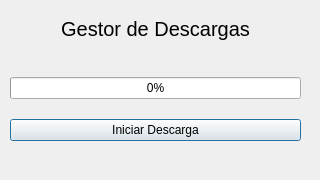
<?xml version="1.0" encoding="UTF-8"?>
<ui version="4.0">
 <class>GestorDescargas</class>
 <widget class="QDialog" name="GestorDescargas">
  <property name="geometry">
   <rect>
    <x>0</x>
    <y>0</y>
    <width>320</width>
    <height>180</height>
   </rect>
  </property>
  <property name="minimumSize">
   <size>
    <width>320</width>
    <height>180</height>
   </size>
  </property>
  <property name="maximumSize">
   <size>
    <width>320</width>
    <height>180</height>
   </size>
  </property>
  <property name="windowTitle">
   <string>Gestor de Descargas</string>
  </property>
  <widget class="QWidget" name="verticalLayoutWidget">
   <property name="geometry">
    <rect>
     <x>0</x>
     <y>0</y>
     <width>311</width>
     <height>141</height>
    </rect>
   </property>
   <layout class="QVBoxLayout" name="lay_ver_principal" stretch="1,4,1">
    <property name="spacing">
     <number>20</number>
    </property>
    <property name="leftMargin">
     <number>10</number>
    </property>
    <property name="rightMargin">
     <number>10</number>
    </property>
    <item>
     <widget class="QLabel" name="lbl_titulo">
      <property name="font">
       <font>
        <pointsize>15</pointsize>
       </font>
      </property>
      <property name="text">
       <string>Gestor de Descargas</string>
      </property>
      <property name="alignment">
       <set>Qt::AlignCenter</set>
      </property>
     </widget>
    </item>
    <item>
     <widget class="QProgressBar" name="pbr_descargas">
      <property name="value">
       <number>0</number>
      </property>
     </widget>
    </item>
    <item>
     <widget class="QPushButton" name="btn_iniciar_descargas">
      <property name="text">
       <string>Iniciar Descarga</string>
      </property>
     </widget>
    </item>
   </layout>
  </widget>
 </widget>
 <resources/>
 <connections/>
</ui>
